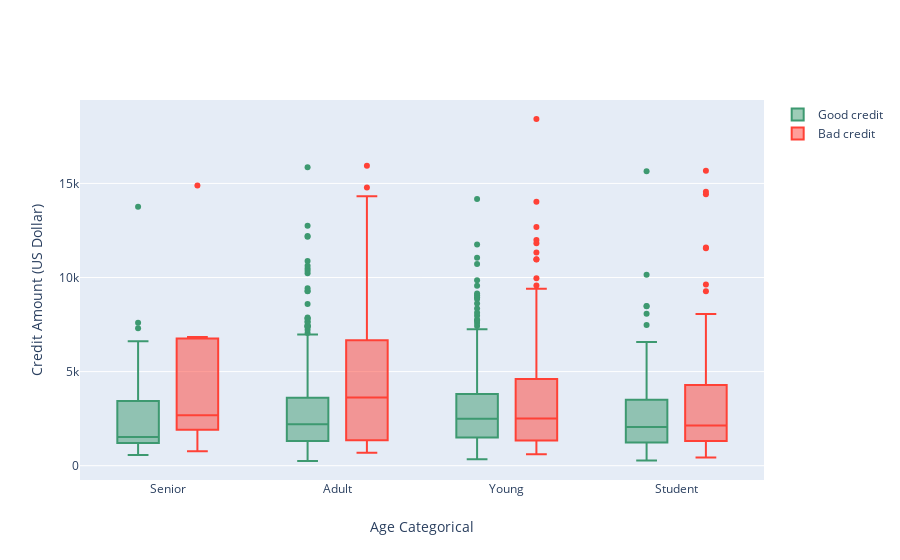

Notebook source saved alongside this figure:
### Code cell
trace0 = go.Box(
    y=df_good["Credit amount"],
    x=df_good["Age_cat"],
    name='Good credit',
    marker=dict(
        color='#3D9970'
    )
)

trace1 = go.Box(
    y=df_bad['Credit amount'],
    x=df_bad['Age_cat'],
    name='Bad credit',
    marker=dict(
        color='#FF4136'
    )
)
    
data = [trace0, trace1]

layout = go.Layout(
    yaxis=dict(
        title='Credit Amount (US Dollar)',
        zeroline=False
    ),
    xaxis=dict(
        title='Age Categorical'
    ),
    boxmode='group'
)
fig = go.Figure(data=data, layout=layout)

py.iplot(fig, filename='box-age-cat')

### Figure 1 — Plotly figure (JSON) as saved in the notebook; plotly's stock layout.template omitted (floating-point values rounded to 4 significant figures; data arrays with more than 128 entries replaced by an {"elided": "..."} marker saying what was removed)
{"data": [{"marker": {"color": "#3D9970"}, "name": "Good credit", "type": "box", "x": {"elided": "700 str values"}, "y": {"elided": "700 int values"}}, {"marker": {"color": "#FF4136"}, "name": "Bad credit", "type": "box", "x": {"elided": "300 str values"}, "y": {"elided": "300 int values"}}], "layout": {"boxmode": "group", "xaxis": {"title": {"text": "Age Categorical"}}, "yaxis": {"title": {"text": "Credit Amount (US Dollar)"}, "zeroline": false}}}
